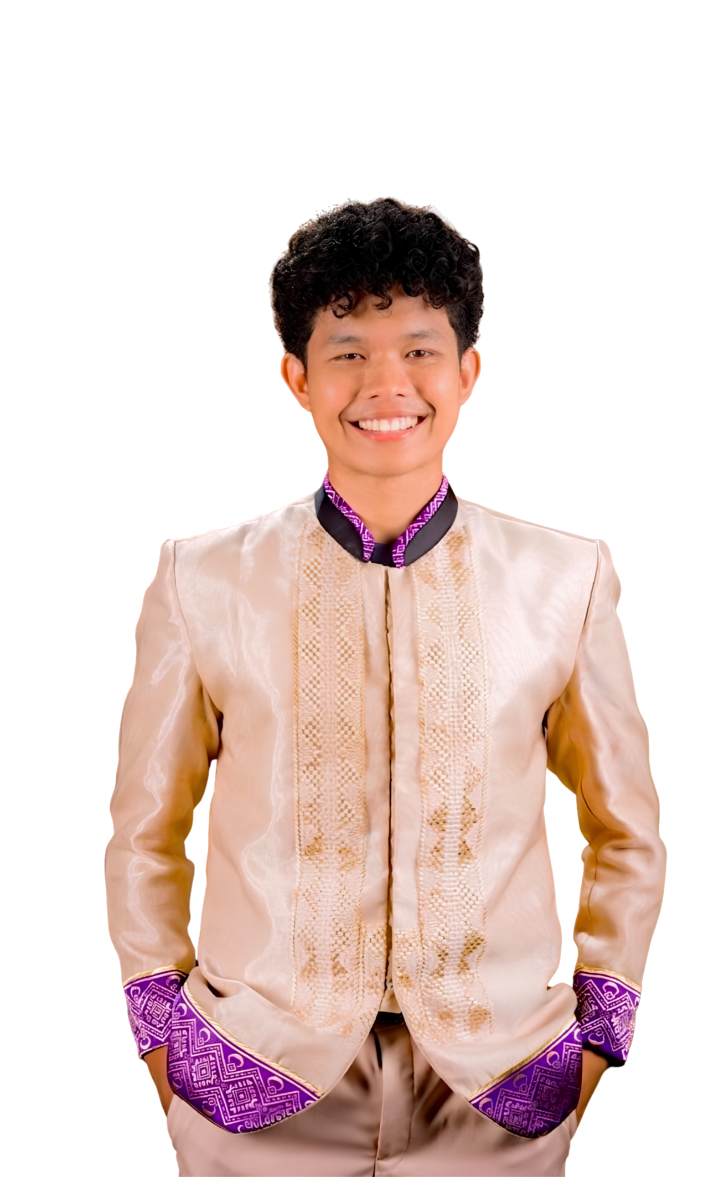
#> input picture src/assets/robert-bg-nobg.png, 728 x 1177 px, found by its file name
$ python pad_image.py
#> lines starting #> are read from the running program, lines starting #| are printed output that depends on the picture
from PIL import Image

def pad_image_top(input_path, output_path, padding_percent=0.15):
#> called with padding_percent = 0.15
    img = Image.open(input_path).convert("RGBA")
#> img is the input picture: PIL image 728x1177 RGBA; mean R, G, B, A 231, 212.2, 207.5, 111.4
    width, height = img.size
#> width = 728; height = 1177

    # Calculate padding based on a percentage of the height
    padding = int(height * padding_percent)
#> padding = 176

    # Create a new transparent image
    new_img = Image.new("RGBA", (width, height + padding), (255, 255, 255, 0))

    # Paste the original image at the bottom
    new_img.paste(img, (0, padding))
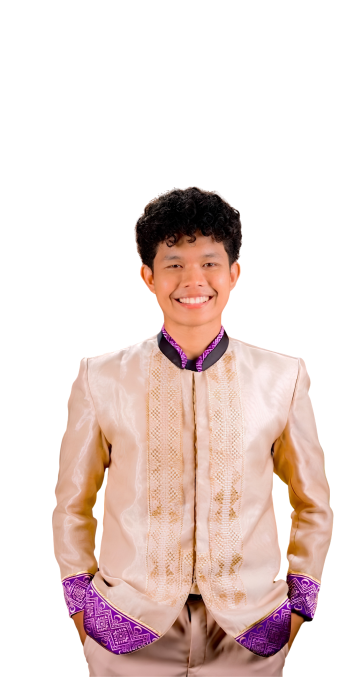
#> new_img: PIL image 728x1353 RGBA (shown at 1/2 size); mean R, G, B, A 234.1, 217.8, 213.7, 96.9; transparent parts drawn white

    new_img.save(output_path, "PNG")

try:
    pad_image_top(
        "c:/Users/jkene/Documents/GitHub/Robert-Portfolio/src/assets/robert-bg-nobg.png",
        "c:/Users/jkene/Documents/GitHub/Robert-Portfolio/src/assets/robert-bg-nobg.png",
        0.15 # Add 15% height as transparent space at the top
    )
    print("Image padded successfully.")
except Exception as e:
    print(f"Error: {e}")

$ run again, with src/assets/robert-bg-transparent.png copied over src/assets/robert-bg-nobg.png
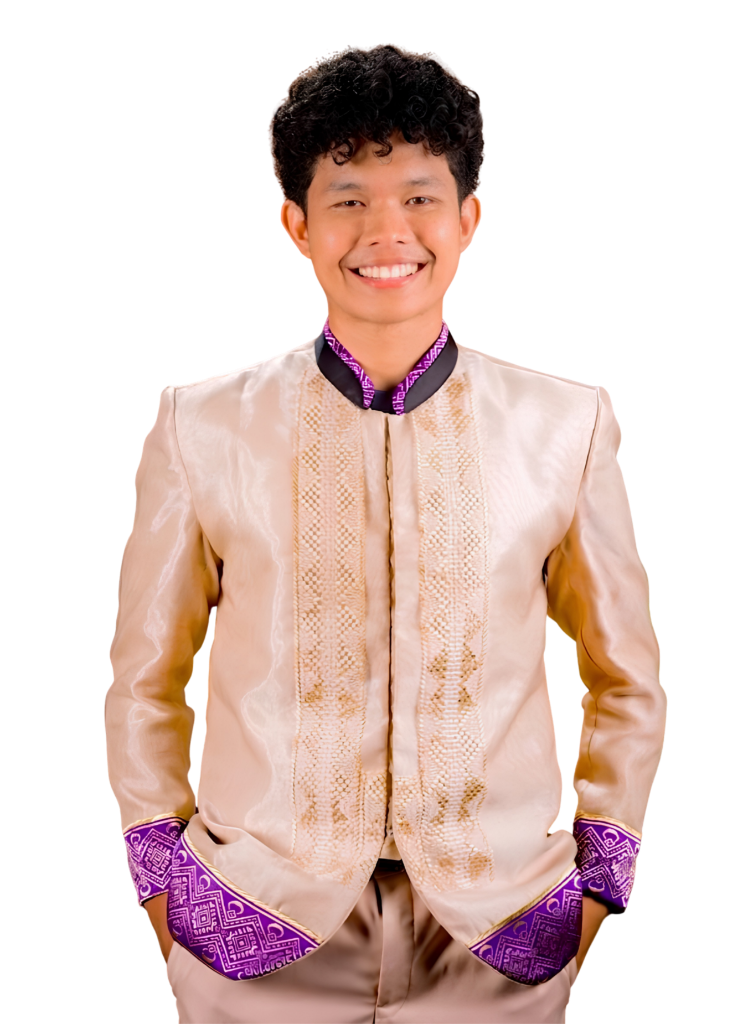
#> input picture src/assets/robert-bg-transparent.png, 729 x 1024 px, found by its file name
#> in pad_image_top, img is the input picture: PIL image 729x1024 RGBA; mean R, G, B, A 100.2, 78.2, 72.7, 126.8
#> in pad_image_top, `new_img.paste(img, (0, padding))`:
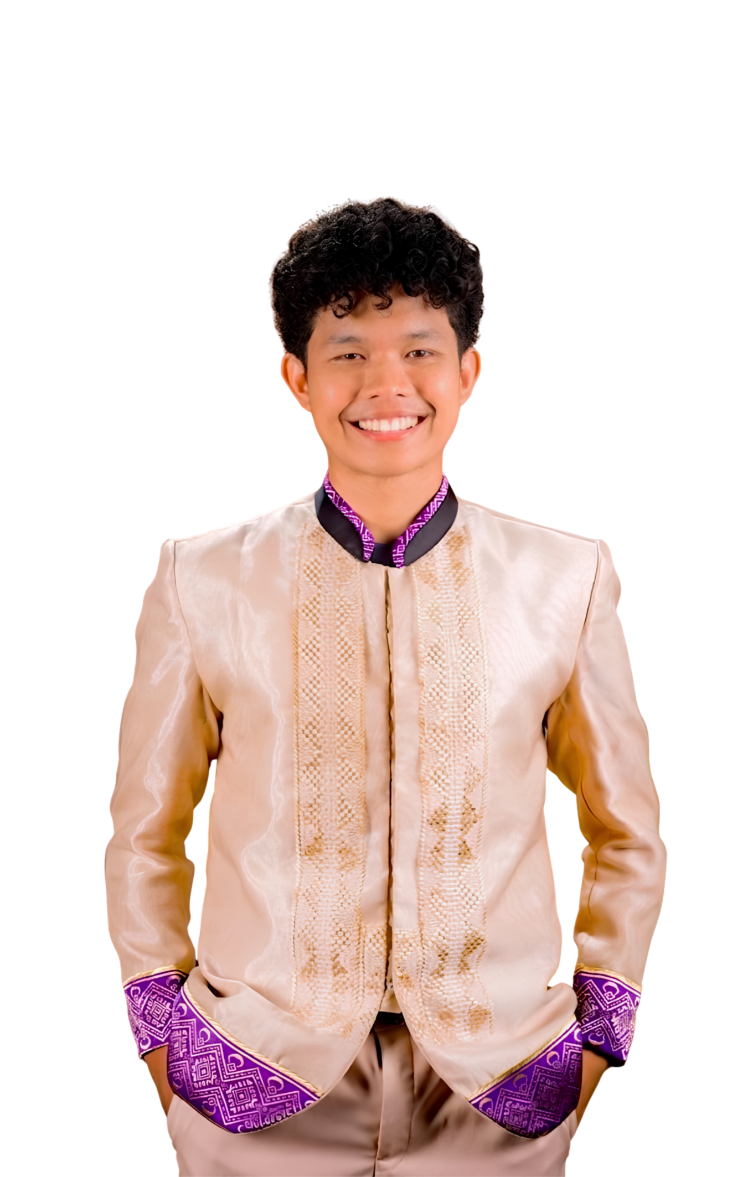
#> new_img: PIL image 729x1177 RGBA; mean R, G, B, A 120.3, 101.2, 96.4, 110.3; transparent parts drawn white

$ run again, with src/assets/robert-bg.jpg saved as src/assets/robert-bg-nobg.png
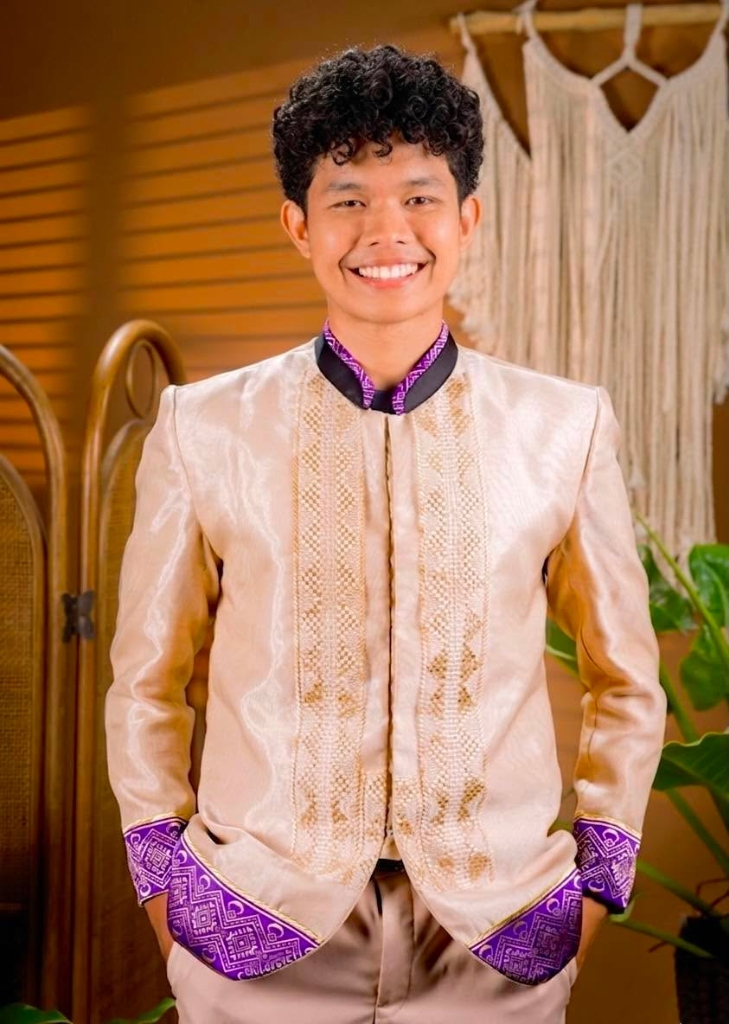
#> input picture src/assets/robert-bg.jpg, 729 x 1024 px, found by its file name
#> in pad_image_top, `new_img.paste(img, (0, padding))`:
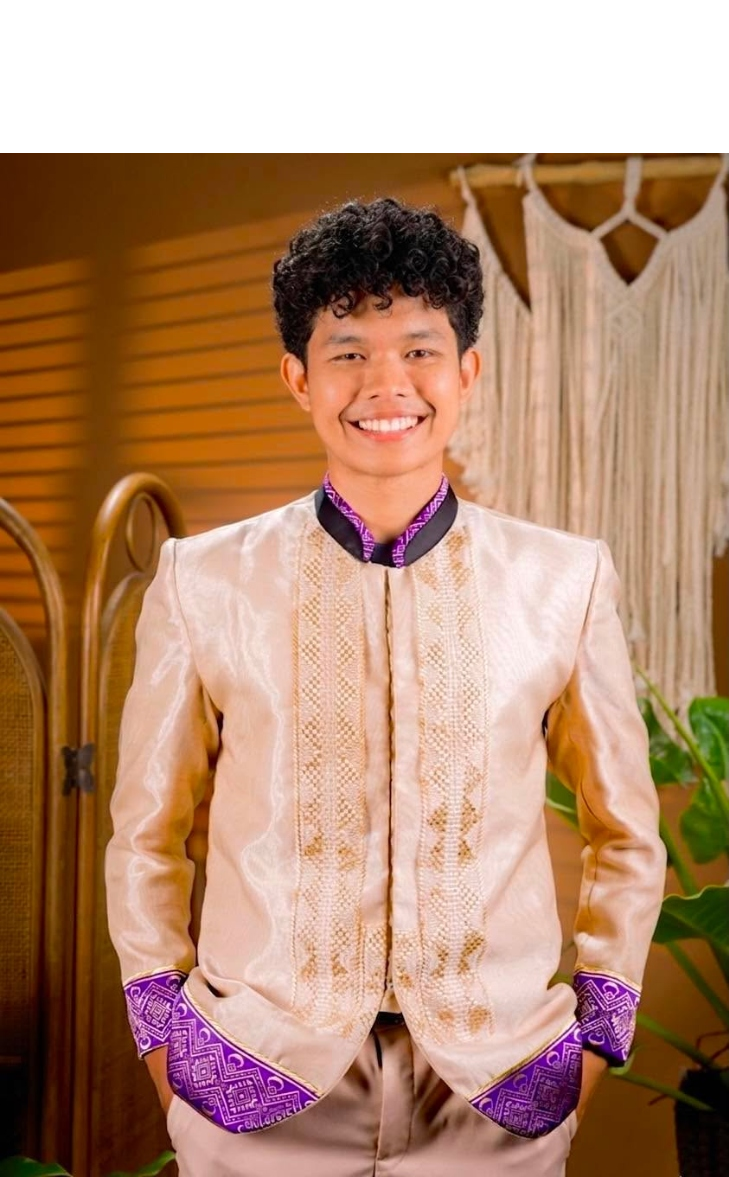
#> new_img: PIL image 729x1177 RGBA; mean R, G, B, A 179.3, 139.5, 113.6, 221.9; transparent parts drawn white
